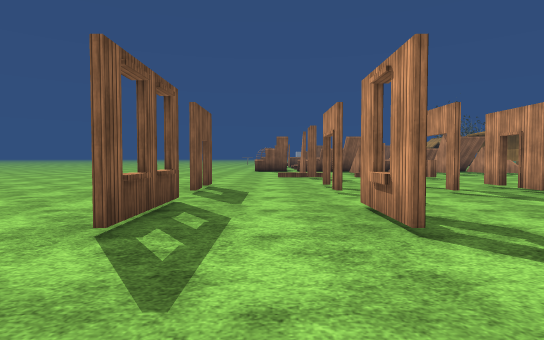
View 1 (above)

19 first-person views from a walk through a 3-D level made in the Unity game engine. The camera is 1.2 m above the floor, tilts 2° down and sees 80° across. Doors are open. The floor is counted in squares, 2 m on a side. Each view is taken from the middle of a square. On the plan, view 1 faces up. The plan holds only what a view shows up to about 10 squares ahead; the rest is blank. The place goes on beyond the plan. The terrain is drawn as flat ground. Some animated figures are not drawn. Some surface patterns are stand-ins.

View 2
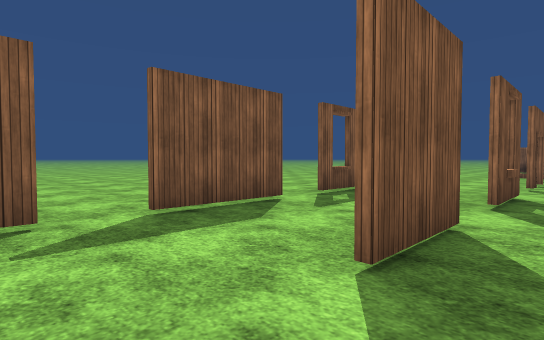

View 3
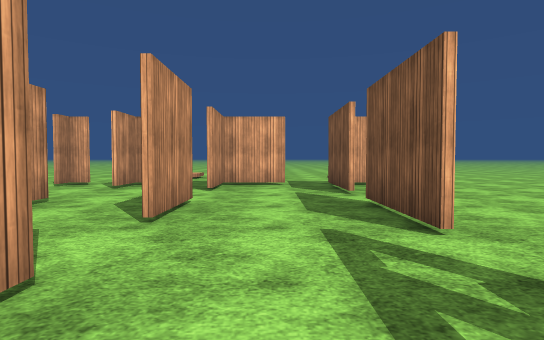

View 4
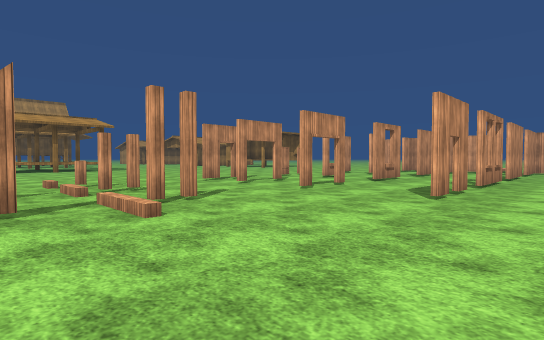

View 5
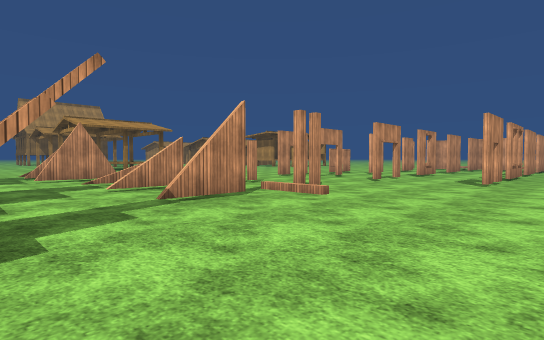

View 6
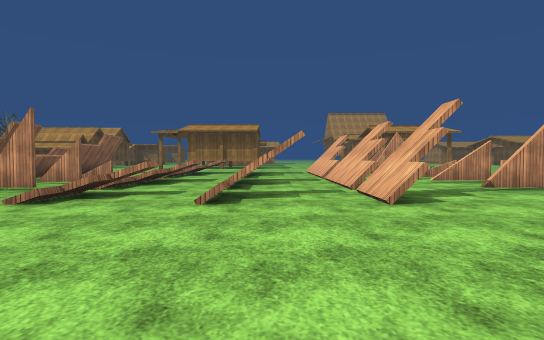

View 7
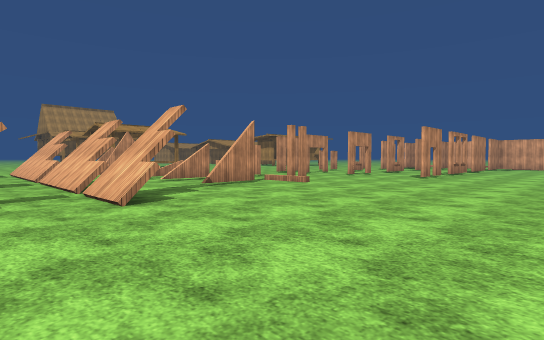

View 8
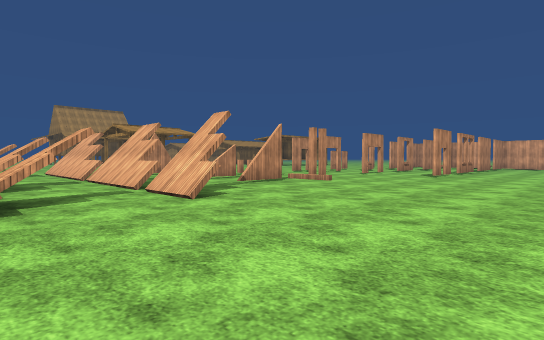

View 9
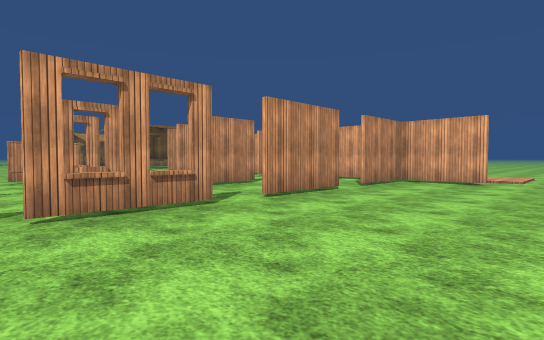

View 10
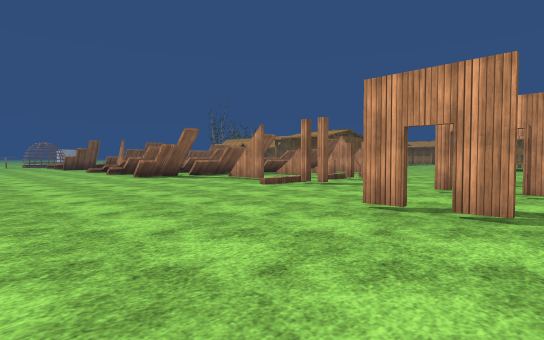

View 11
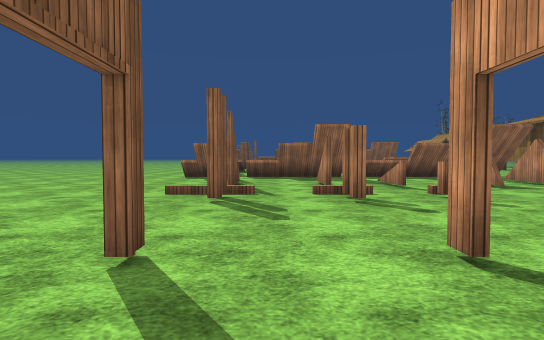

View 12
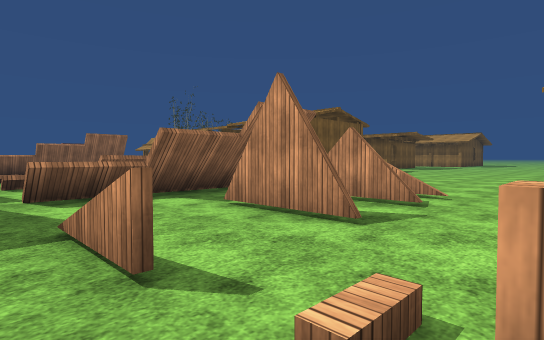

View 13
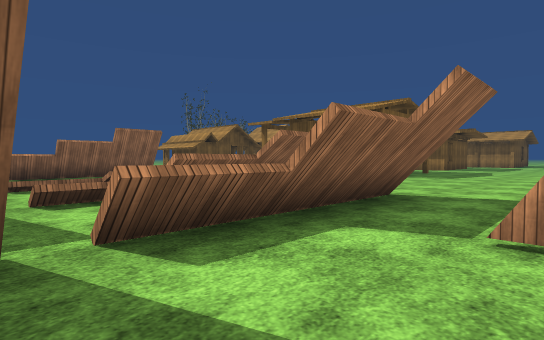

View 14
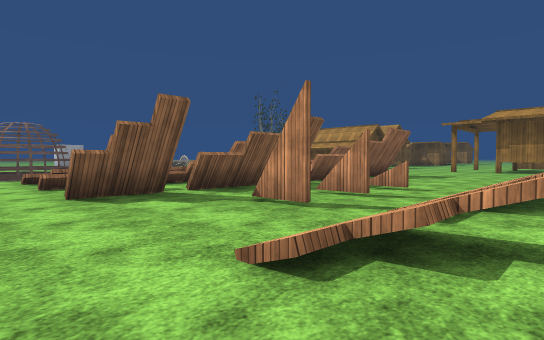

View 15
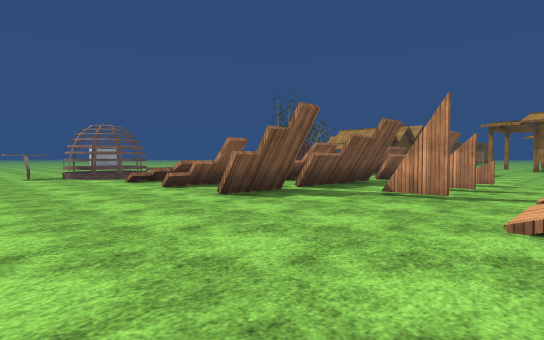

View 16
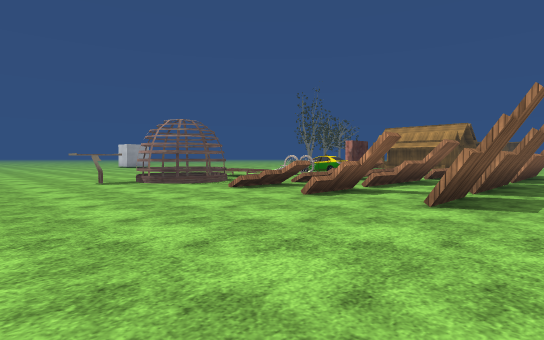

View 17
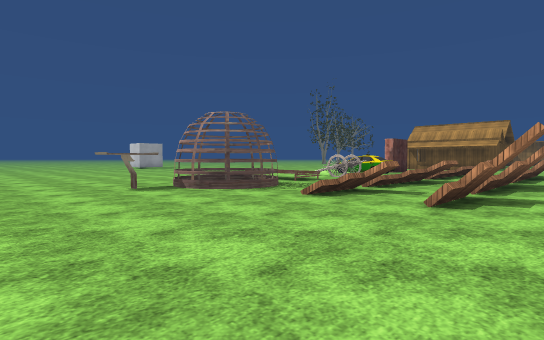

View 18
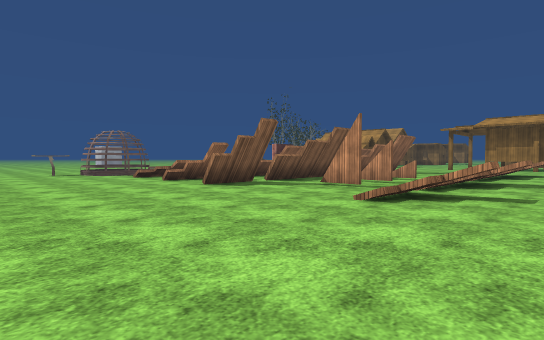

View 19
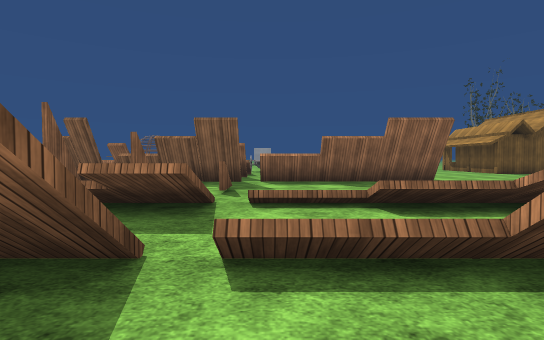

### Floor plan
Key: @ floor where view 1 was taken; # wall or solid block; x gap in a wall; . floor; / step, stairs or slope; D open door; = window, fence, low wall or low ledge; O other object.
Columns run from 5 left of view 1 to 16 right of it. Each row starts with its distance up from view 1.
 30 ....OO.
 29 .......
 28 .....=////#
 27 ........
 26 .....#.=#/=x   ...
 25 ...........    ...
 24 .....#.##xx####
 23 ..............
 22 ......#........
 21 ...............
 20 ....//////////
 19 ..... ../#...=
 18 ..../////////
 17 .....#.///./      ..
 16 .............. ......
 15 ....///#//=#///.......
 14 ......... ...  .......
 13 ............##   ....
 12 ......#.#.#.###.......
 11  .................  ..
 10 ......O.O.O....
  9 ..............
  8 ......D.D.D..
  7 ....#.#.#.#..
  6 ....#.....#
  5 ..........
  4 ....#.#...#
  3 ....#.#.# #
  2 ........
  1 ....#.#.
  0 ....#@#.#
 -1 ..........
 -2 ....#.#...
 -3 ..###x#.#.#
 -4 ...........
 -5 ... ./   ..
 -6  ..

Positions as (right, up) in squares from view 1, and headings:
1: (0, 0), facing up
2: (2, -2), facing up-left
3: (0, 4), facing down
4: (-3, 12), facing down-right
5: (-3, 15), facing down-right
6: (-5, 17), facing right
7: (-5, 17), facing down-right
8: (-5, 18), facing down-right
9: (-5, 5), facing down-right
10: (-5, 5), facing up-right
11: (2, 5), facing up
12: (4, 10), facing up-right
13: (4, 13), facing up-right
14: (-2, 19), facing up-right
15: (-4, 20), facing up-right
16: (-5, 23), facing up-right
17: (-5, 25), facing up-right
18: (-5, 18), facing up-right
19: (5, 16), facing up
